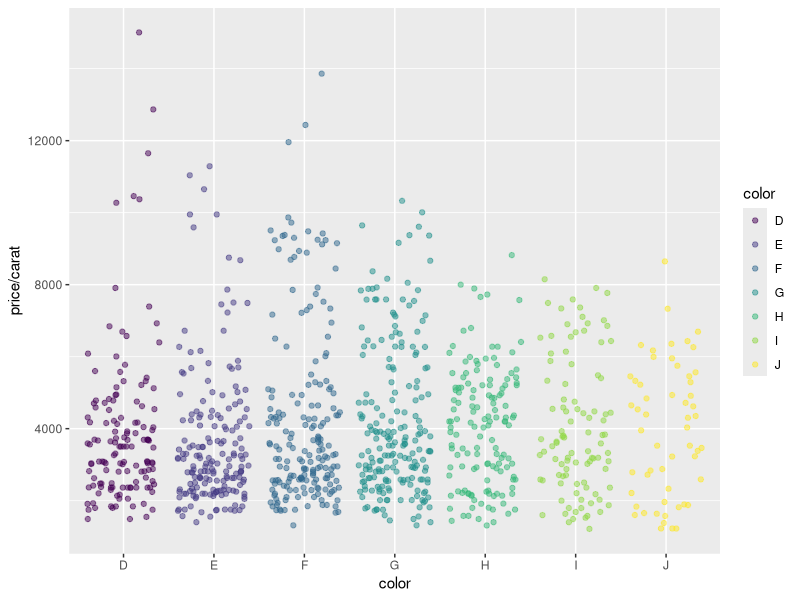
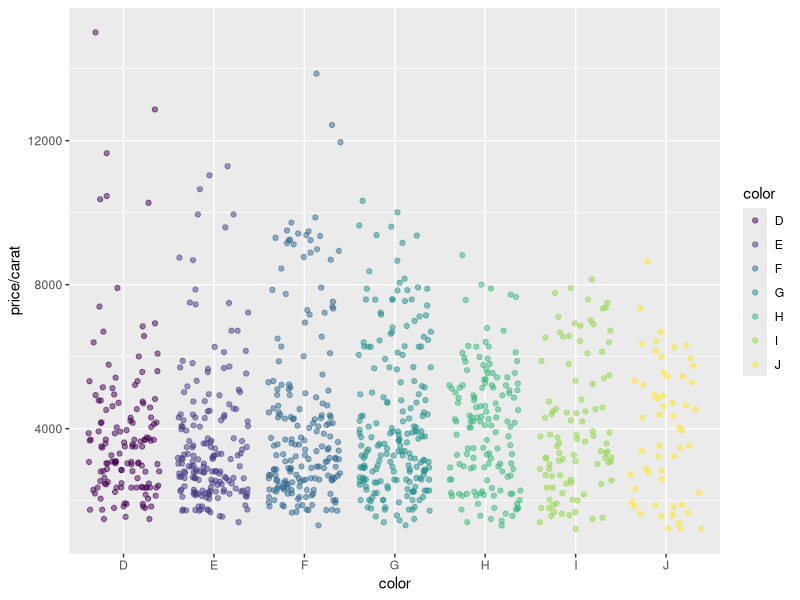

Write R code to recreate these figures, in order.
## ---- chunk 1
library(knitr)
kable(iris[1:12,])
## ---- chunk 2
library(ggplot2)
dsmall <- diamonds[sample(nrow(diamonds), 1000), ]
ggplot(dsmall, aes(color, price/carat)) + geom_jitter(alpha = I(1 / 2), aes(color=color))
## ---- chunk 3
png("myplot.png")
ggplot(dsmall, aes(color, price/carat)) + geom_jitter(alpha = I(1 / 2), aes(color=color))
dev.off()
## ---- chunk 4
sessionInfo()
